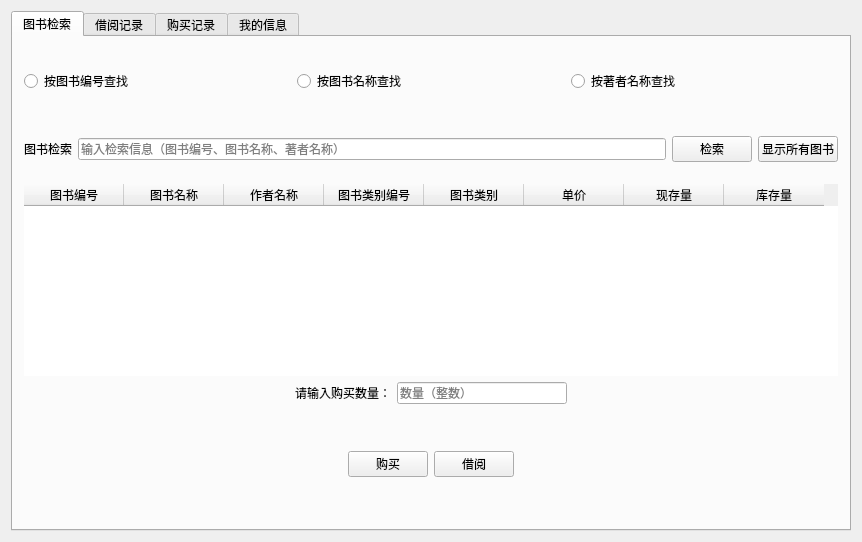
<?xml version="1.0" encoding="UTF-8"?>
<ui version="4.0">
 <class>MainWindow</class>
 <widget class="QMainWindow" name="MainWindow">
  <property name="geometry">
   <rect>
    <x>0</x>
    <y>0</y>
    <width>862</width>
    <height>542</height>
   </rect>
  </property>
  <property name="windowTitle">
   <string>Customer</string>
  </property>
  <property name="windowIcon">
   <iconset resource="myresource.qrc">
    <normaloff>:/MyImages/images/book2.ico</normaloff>:/MyImages/images/book2.ico</iconset>
  </property>
  <widget class="QWidget" name="centralWidget">
   <layout class="QVBoxLayout" name="verticalLayout_11">
    <item>
     <widget class="QTabWidget" name="tabWidget">
      <property name="contextMenuPolicy">
       <enum>Qt::NoContextMenu</enum>
      </property>
      <property name="autoFillBackground">
       <bool>true</bool>
      </property>
      <property name="tabShape">
       <enum>QTabWidget::Rounded</enum>
      </property>
      <property name="currentIndex">
       <number>0</number>
      </property>
      <property name="iconSize">
       <size>
        <width>36</width>
        <height>36</height>
       </size>
      </property>
      <property name="documentMode">
       <bool>false</bool>
      </property>
      <property name="tabBarAutoHide">
       <bool>true</bool>
      </property>
      <widget class="QWidget" name="tab">
       <attribute name="icon">
        <iconset resource="myresource.qrc">
         <normaloff>:/MyImages/images/book.ico</normaloff>:/MyImages/images/book.ico</iconset>
       </attribute>
       <attribute name="title">
        <string>图书检索</string>
       </attribute>
       <attribute name="toolTip">
        <string>图书检索、借阅、购买</string>
       </attribute>
       <layout class="QVBoxLayout" name="verticalLayout_9">
        <item>
         <layout class="QVBoxLayout" name="verticalLayout_8">
          <item>
           <layout class="QHBoxLayout" name="horizontalLayout">
            <property name="spacing">
             <number>6</number>
            </property>
            <property name="topMargin">
             <number>21</number>
            </property>
            <property name="bottomMargin">
             <number>21</number>
            </property>
            <item>
             <widget class="QRadioButton" name="radioButton">
              <property name="text">
               <string>按图书编号查找</string>
              </property>
             </widget>
            </item>
            <item>
             <widget class="QRadioButton" name="radioButton_2">
              <property name="text">
               <string>按图书名称查找</string>
              </property>
             </widget>
            </item>
            <item>
             <widget class="QRadioButton" name="radioButton_3">
              <property name="text">
               <string>按著者名称查找</string>
              </property>
             </widget>
            </item>
           </layout>
          </item>
          <item>
           <layout class="QHBoxLayout" name="horizontalLayout_2">
            <property name="topMargin">
             <number>16</number>
            </property>
            <property name="bottomMargin">
             <number>16</number>
            </property>
            <item>
             <widget class="QLabel" name="label">
              <property name="text">
               <string>图书检索</string>
              </property>
             </widget>
            </item>
            <item>
             <widget class="QLineEdit" name="lineEdit">
              <property name="sizePolicy">
               <sizepolicy hsizetype="Expanding" vsizetype="Fixed">
                <horstretch>0</horstretch>
                <verstretch>0</verstretch>
               </sizepolicy>
              </property>
              <property name="placeholderText">
               <string>输入检索信息（图书编号、图书名称、著者名称）</string>
              </property>
             </widget>
            </item>
            <item>
             <widget class="QPushButton" name="pushButton">
              <property name="text">
               <string>检索</string>
              </property>
              <property name="icon">
               <iconset>
                <normaloff>../build-BookStore-Desktop_Qt_5_8_0_MinGW_32bit-Debug/images/button.ico</normaloff>../build-BookStore-Desktop_Qt_5_8_0_MinGW_32bit-Debug/images/button.ico</iconset>
              </property>
             </widget>
            </item>
            <item>
             <widget class="QPushButton" name="pushButton_2">
              <property name="text">
               <string>显示所有图书</string>
              </property>
             </widget>
            </item>
           </layout>
          </item>
          <item>
           <widget class="QTableWidget" name="tableWidget">
            <property name="frameShape">
             <enum>QFrame::NoFrame</enum>
            </property>
            <property name="frameShadow">
             <enum>QFrame::Sunken</enum>
            </property>
            <property name="lineWidth">
             <number>6</number>
            </property>
            <property name="editTriggers">
             <set>QAbstractItemView::AnyKeyPressed|QAbstractItemView::EditKeyPressed</set>
            </property>
            <property name="dragDropOverwriteMode">
             <bool>true</bool>
            </property>
            <property name="showGrid">
             <bool>true</bool>
            </property>
            <property name="gridStyle">
             <enum>Qt::SolidLine</enum>
            </property>
            <property name="sortingEnabled">
             <bool>true</bool>
            </property>
            <property name="cornerButtonEnabled">
             <bool>true</bool>
            </property>
            <column>
             <property name="text">
              <string>图书编号</string>
             </property>
            </column>
            <column>
             <property name="text">
              <string>图书名称</string>
             </property>
            </column>
            <column>
             <property name="text">
              <string>作者名称</string>
             </property>
            </column>
            <column>
             <property name="text">
              <string>图书类别编号</string>
             </property>
            </column>
            <column>
             <property name="text">
              <string>图书类别</string>
             </property>
            </column>
            <column>
             <property name="text">
              <string>单价</string>
             </property>
            </column>
            <column>
             <property name="text">
              <string>现存量</string>
             </property>
            </column>
            <column>
             <property name="text">
              <string>库存量</string>
             </property>
            </column>
           </widget>
          </item>
          <item>
           <layout class="QHBoxLayout" name="horizontalLayout_9">
            <item>
             <spacer name="horizontalSpacer_11">
              <property name="orientation">
               <enum>Qt::Horizontal</enum>
              </property>
              <property name="sizeHint" stdset="0">
               <size>
                <width>40</width>
                <height>20</height>
               </size>
              </property>
             </spacer>
            </item>
            <item>
             <layout class="QHBoxLayout" name="horizontalLayout_8">
              <item>
               <widget class="QLabel" name="label_35">
                <property name="text">
                 <string>请输入购买数量：</string>
                </property>
               </widget>
              </item>
              <item>
               <widget class="QLineEdit" name="lineEdit_7">
                <property name="placeholderText">
                 <string>数量（整数）</string>
                </property>
               </widget>
              </item>
             </layout>
            </item>
            <item>
             <spacer name="horizontalSpacer_12">
              <property name="orientation">
               <enum>Qt::Horizontal</enum>
              </property>
              <property name="sizeHint" stdset="0">
               <size>
                <width>40</width>
                <height>20</height>
               </size>
              </property>
             </spacer>
            </item>
           </layout>
          </item>
          <item>
           <layout class="QVBoxLayout" name="verticalLayout_2">
            <item>
             <spacer name="verticalSpacer">
              <property name="orientation">
               <enum>Qt::Vertical</enum>
              </property>
              <property name="sizeHint" stdset="0">
               <size>
                <width>20</width>
                <height>40</height>
               </size>
              </property>
             </spacer>
            </item>
            <item>
             <layout class="QHBoxLayout" name="horizontalLayout_6">
              <item>
               <spacer name="horizontalSpacer_7">
                <property name="orientation">
                 <enum>Qt::Horizontal</enum>
                </property>
                <property name="sizeHint" stdset="0">
                 <size>
                  <width>40</width>
                  <height>20</height>
                 </size>
                </property>
               </spacer>
              </item>
              <item>
               <widget class="QPushButton" name="pushButton_3">
                <property name="text">
                 <string>购买</string>
                </property>
               </widget>
              </item>
              <item>
               <widget class="QPushButton" name="pushButton_6">
                <property name="text">
                 <string>借阅</string>
                </property>
               </widget>
              </item>
              <item>
               <spacer name="horizontalSpacer_8">
                <property name="orientation">
                 <enum>Qt::Horizontal</enum>
                </property>
                <property name="sizeHint" stdset="0">
                 <size>
                  <width>40</width>
                  <height>20</height>
                 </size>
                </property>
               </spacer>
              </item>
             </layout>
            </item>
            <item>
             <spacer name="verticalSpacer_2">
              <property name="orientation">
               <enum>Qt::Vertical</enum>
              </property>
              <property name="sizeHint" stdset="0">
               <size>
                <width>20</width>
                <height>40</height>
               </size>
              </property>
             </spacer>
            </item>
           </layout>
          </item>
         </layout>
        </item>
       </layout>
      </widget>
      <widget class="QWidget" name="tab_2">
       <attribute name="icon">
        <iconset resource="myresource.qrc">
         <normaloff>:/MyImages/images/book.ico</normaloff>:/MyImages/images/book.ico</iconset>
       </attribute>
       <attribute name="title">
        <string>借阅记录</string>
       </attribute>
       <attribute name="toolTip">
        <string>借阅记录查询、归还书籍</string>
       </attribute>
       <layout class="QVBoxLayout" name="verticalLayout_10">
        <item>
         <layout class="QVBoxLayout" name="verticalLayout_7">
          <item>
           <widget class="QLabel" name="label_2">
            <property name="sizePolicy">
             <sizepolicy hsizetype="Fixed" vsizetype="Preferred">
              <horstretch>0</horstretch>
              <verstretch>0</verstretch>
             </sizepolicy>
            </property>
            <property name="text">
             <string>已归还记录</string>
            </property>
           </widget>
          </item>
          <item>
           <widget class="QTableWidget" name="tableWidget_2">
            <column>
             <property name="text">
              <string>用户编号</string>
             </property>
            </column>
            <column>
             <property name="text">
              <string>用户名称</string>
             </property>
            </column>
            <column>
             <property name="text">
              <string>用户电话</string>
             </property>
            </column>
            <column>
             <property name="text">
              <string>用户可借额度</string>
             </property>
            </column>
            <column>
             <property name="text">
              <string>图书编号</string>
             </property>
            </column>
            <column>
             <property name="text">
              <string>图书名称</string>
             </property>
            </column>
            <column>
             <property name="text">
              <string>著者名称</string>
             </property>
            </column>
            <column>
             <property name="text">
              <string>借书日期</string>
             </property>
            </column>
            <column>
             <property name="text">
              <string>应还日期</string>
             </property>
            </column>
            <column>
             <property name="text">
              <string>还书状态</string>
             </property>
            </column>
            <column>
             <property name="text">
              <string>记录编号</string>
             </property>
            </column>
           </widget>
          </item>
          <item>
           <widget class="QLabel" name="label_3">
            <property name="sizePolicy">
             <sizepolicy hsizetype="Fixed" vsizetype="Preferred">
              <horstretch>0</horstretch>
              <verstretch>0</verstretch>
             </sizepolicy>
            </property>
            <property name="text">
             <string>未归还记录</string>
            </property>
           </widget>
          </item>
          <item>
           <widget class="QTableWidget" name="tableWidget_3">
            <column>
             <property name="text">
              <string>用户编号</string>
             </property>
            </column>
            <column>
             <property name="text">
              <string>用户名称</string>
             </property>
            </column>
            <column>
             <property name="text">
              <string>用户电话</string>
             </property>
            </column>
            <column>
             <property name="text">
              <string>用户可借额度</string>
             </property>
            </column>
            <column>
             <property name="text">
              <string>图书编号</string>
             </property>
            </column>
            <column>
             <property name="text">
              <string>图书名称</string>
             </property>
            </column>
            <column>
             <property name="text">
              <string>著者名称</string>
             </property>
            </column>
            <column>
             <property name="text">
              <string>借书日期</string>
             </property>
            </column>
            <column>
             <property name="text">
              <string>还书日期</string>
             </property>
            </column>
            <column>
             <property name="text">
              <string>还书状态</string>
             </property>
            </column>
            <column>
             <property name="text">
              <string>记录编号</string>
             </property>
            </column>
           </widget>
          </item>
          <item>
           <layout class="QVBoxLayout" name="verticalLayout_3">
            <item>
             <spacer name="verticalSpacer_4">
              <property name="orientation">
               <enum>Qt::Vertical</enum>
              </property>
              <property name="sizeHint" stdset="0">
               <size>
                <width>20</width>
                <height>40</height>
               </size>
              </property>
             </spacer>
            </item>
            <item>
             <layout class="QHBoxLayout" name="horizontalLayout_7">
              <item>
               <spacer name="horizontalSpacer_9">
                <property name="orientation">
                 <enum>Qt::Horizontal</enum>
                </property>
                <property name="sizeHint" stdset="0">
                 <size>
                  <width>40</width>
                  <height>20</height>
                 </size>
                </property>
               </spacer>
              </item>
              <item>
               <widget class="QPushButton" name="pushButton_4">
                <property name="text">
                 <string>归还</string>
                </property>
               </widget>
              </item>
              <item>
               <spacer name="horizontalSpacer_10">
                <property name="orientation">
                 <enum>Qt::Horizontal</enum>
                </property>
                <property name="sizeHint" stdset="0">
                 <size>
                  <width>40</width>
                  <height>20</height>
                 </size>
                </property>
               </spacer>
              </item>
             </layout>
            </item>
            <item>
             <spacer name="verticalSpacer_3">
              <property name="orientation">
               <enum>Qt::Vertical</enum>
              </property>
              <property name="sizeHint" stdset="0">
               <size>
                <width>20</width>
                <height>40</height>
               </size>
              </property>
             </spacer>
            </item>
           </layout>
          </item>
         </layout>
        </item>
       </layout>
      </widget>
      <widget class="QWidget" name="tab_3">
       <attribute name="icon">
        <iconset resource="myresource.qrc">
         <normaloff>:/MyImages/images/book.ico</normaloff>:/MyImages/images/book.ico</iconset>
       </attribute>
       <attribute name="title">
        <string>购买记录</string>
       </attribute>
       <attribute name="toolTip">
        <string>查看购买记录</string>
       </attribute>
       <layout class="QVBoxLayout" name="verticalLayout_4">
        <item>
         <layout class="QVBoxLayout" name="verticalLayout">
          <item>
           <widget class="QLabel" name="label_4">
            <property name="text">
             <string>购买记录</string>
            </property>
           </widget>
          </item>
          <item>
           <widget class="QTableWidget" name="tableWidget_4">
            <column>
             <property name="text">
              <string>用户编号</string>
             </property>
            </column>
            <column>
             <property name="text">
              <string>用户名称</string>
             </property>
            </column>
            <column>
             <property name="text">
              <string>用户电话</string>
             </property>
            </column>
            <column>
             <property name="text">
              <string>用户购买优惠额度</string>
             </property>
            </column>
            <column>
             <property name="text">
              <string>图书编号</string>
             </property>
            </column>
            <column>
             <property name="text">
              <string>图书名称</string>
             </property>
            </column>
            <column>
             <property name="text">
              <string>图书著者</string>
             </property>
            </column>
            <column>
             <property name="text">
              <string>购买日期</string>
             </property>
            </column>
            <column>
             <property name="text">
              <string>图书单价</string>
             </property>
            </column>
            <column>
             <property name="text">
              <string>购买数量</string>
             </property>
            </column>
            <column>
             <property name="text">
              <string>总价</string>
             </property>
            </column>
            <column>
             <property name="text">
              <string>记录编号</string>
             </property>
            </column>
           </widget>
          </item>
         </layout>
        </item>
       </layout>
      </widget>
      <widget class="QWidget" name="tab_4">
       <attribute name="icon">
        <iconset resource="myresource.qrc">
         <normaloff>:/MyImages/images/man2.ico</normaloff>:/MyImages/images/man2.ico</iconset>
       </attribute>
       <attribute name="title">
        <string>我的信息</string>
       </attribute>
       <attribute name="toolTip">
        <string>查看我的信息</string>
       </attribute>
       <layout class="QVBoxLayout" name="verticalLayout_6">
        <item>
         <layout class="QHBoxLayout" name="horizontalLayout_4">
          <item>
           <spacer name="horizontalSpacer_3">
            <property name="orientation">
             <enum>Qt::Horizontal</enum>
            </property>
            <property name="sizeHint" stdset="0">
             <size>
              <width>40</width>
              <height>20</height>
             </size>
            </property>
           </spacer>
          </item>
          <item>
           <layout class="QVBoxLayout" name="verticalLayout_5">
            <item>
             <layout class="QFormLayout" name="formLayout">
              <property name="labelAlignment">
               <set>Qt::AlignRight|Qt::AlignTrailing|Qt::AlignVCenter</set>
              </property>
              <item row="0" column="0">
               <widget class="QLabel" name="label_5">
                <property name="text">
                 <string>用户编号：</string>
                </property>
               </widget>
              </item>
              <item row="0" column="1">
               <widget class="QLineEdit" name="lineEdit_2">
                <property name="sizePolicy">
                 <sizepolicy hsizetype="Expanding" vsizetype="Fixed">
                  <horstretch>0</horstretch>
                  <verstretch>0</verstretch>
                 </sizepolicy>
                </property>
                <property name="readOnly">
                 <bool>true</bool>
                </property>
               </widget>
              </item>
              <item row="1" column="0">
               <widget class="QLabel" name="label_6">
                <property name="text">
                 <string>用户姓名：</string>
                </property>
               </widget>
              </item>
              <item row="1" column="1">
               <widget class="QLineEdit" name="lineEdit_3">
                <property name="sizePolicy">
                 <sizepolicy hsizetype="Expanding" vsizetype="Fixed">
                  <horstretch>0</horstretch>
                  <verstretch>0</verstretch>
                 </sizepolicy>
                </property>
               </widget>
              </item>
              <item row="2" column="0">
               <widget class="QLabel" name="label_7">
                <property name="text">
                 <string>密码：</string>
                </property>
               </widget>
              </item>
              <item row="2" column="1">
               <widget class="QLineEdit" name="lineEdit_4">
                <property name="sizePolicy">
                 <sizepolicy hsizetype="Expanding" vsizetype="Fixed">
                  <horstretch>0</horstretch>
                  <verstretch>0</verstretch>
                 </sizepolicy>
                </property>
                <property name="echoMode">
                 <enum>QLineEdit::PasswordEchoOnEdit</enum>
                </property>
               </widget>
              </item>
              <item row="3" column="0">
               <widget class="QLabel" name="label_8">
                <property name="text">
                 <string>联系方式：</string>
                </property>
               </widget>
              </item>
              <item row="3" column="1">
               <widget class="QLineEdit" name="lineEdit_5">
                <property name="sizePolicy">
                 <sizepolicy hsizetype="Expanding" vsizetype="Fixed">
                  <horstretch>0</horstretch>
                  <verstretch>0</verstretch>
                 </sizepolicy>
                </property>
               </widget>
              </item>
              <item row="4" column="0">
               <widget class="QLabel" name="label_9">
                <property name="text">
                 <string>会员类型：</string>
                </property>
               </widget>
              </item>
              <item row="4" column="1">
               <widget class="QLineEdit" name="lineEdit_6">
                <property name="sizePolicy">
                 <sizepolicy hsizetype="Expanding" vsizetype="Fixed">
                  <horstretch>0</horstretch>
                  <verstretch>0</verstretch>
                 </sizepolicy>
                </property>
                <property name="readOnly">
                 <bool>true</bool>
                </property>
               </widget>
              </item>
             </layout>
            </item>
            <item>
             <layout class="QHBoxLayout" name="horizontalLayout_3">
              <item>
               <spacer name="horizontalSpacer_2">
                <property name="orientation">
                 <enum>Qt::Horizontal</enum>
                </property>
                <property name="sizeHint" stdset="0">
                 <size>
                  <width>40</width>
                  <height>20</height>
                 </size>
                </property>
               </spacer>
              </item>
              <item>
               <widget class="QPushButton" name="pushButton_5">
                <property name="sizePolicy">
                 <sizepolicy hsizetype="Fixed" vsizetype="Fixed">
                  <horstretch>0</horstretch>
                  <verstretch>0</verstretch>
                 </sizepolicy>
                </property>
                <property name="text">
                 <string>保存</string>
                </property>
               </widget>
              </item>
              <item>
               <spacer name="horizontalSpacer">
                <property name="orientation">
                 <enum>Qt::Horizontal</enum>
                </property>
                <property name="sizeHint" stdset="0">
                 <size>
                  <width>40</width>
                  <height>20</height>
                 </size>
                </property>
               </spacer>
              </item>
             </layout>
            </item>
           </layout>
          </item>
          <item>
           <spacer name="horizontalSpacer_4">
            <property name="orientation">
             <enum>Qt::Horizontal</enum>
            </property>
            <property name="sizeHint" stdset="0">
             <size>
              <width>40</width>
              <height>20</height>
             </size>
            </property>
           </spacer>
          </item>
         </layout>
        </item>
        <item>
         <layout class="QHBoxLayout" name="horizontalLayout_5">
          <item>
           <spacer name="horizontalSpacer_5">
            <property name="orientation">
             <enum>Qt::Horizontal</enum>
            </property>
            <property name="sizeHint" stdset="0">
             <size>
              <width>40</width>
              <height>20</height>
             </size>
            </property>
           </spacer>
          </item>
          <item>
           <layout class="QGridLayout" name="gridLayout">
            <item row="2" column="1">
             <widget class="QLabel" name="label_27">
              <property name="text">
               <string>15</string>
              </property>
             </widget>
            </item>
            <item row="4" column="1">
             <widget class="QLabel" name="label_29">
              <property name="text">
               <string>30</string>
              </property>
             </widget>
            </item>
            <item row="1" column="0">
             <widget class="QLabel" name="label_30">
              <property name="frameShape">
               <enum>QFrame::Box</enum>
              </property>
              <property name="text">
               <string>VIP0</string>
              </property>
             </widget>
            </item>
            <item row="3" column="1">
             <widget class="QLabel" name="label_28">
              <property name="text">
               <string>25</string>
              </property>
             </widget>
            </item>
            <item row="1" column="1">
             <widget class="QLabel" name="label_31">
              <property name="layoutDirection">
               <enum>Qt::LeftToRight</enum>
              </property>
              <property name="frameShape">
               <enum>QFrame::NoFrame</enum>
              </property>
              <property name="frameShadow">
               <enum>QFrame::Plain</enum>
              </property>
              <property name="midLineWidth">
               <number>-2</number>
              </property>
              <property name="text">
               <string>0</string>
              </property>
             </widget>
            </item>
            <item row="1" column="2">
             <widget class="QLabel" name="label_32">
              <property name="text">
               <string>0</string>
              </property>
             </widget>
            </item>
            <item row="1" column="3">
             <widget class="QLabel" name="label_33">
              <property name="text">
               <string>0.98</string>
              </property>
             </widget>
            </item>
            <item row="0" column="2">
             <widget class="QLabel" name="label_11">
              <property name="frameShape">
               <enum>QFrame::Box</enum>
              </property>
              <property name="text">
               <string>可借数量</string>
              </property>
             </widget>
            </item>
            <item row="3" column="0">
             <widget class="QLabel" name="label_16">
              <property name="frameShape">
               <enum>QFrame::Box</enum>
              </property>
              <property name="text">
               <string>VIP2</string>
              </property>
             </widget>
            </item>
            <item row="2" column="3">
             <widget class="QLabel" name="label_15">
              <property name="text">
               <string>0.95</string>
              </property>
             </widget>
            </item>
            <item row="3" column="3">
             <widget class="QLabel" name="label_20">
              <property name="text">
               <string>0.90</string>
              </property>
             </widget>
            </item>
            <item row="2" column="2">
             <widget class="QLabel" name="label_14">
              <property name="text">
               <string>2</string>
              </property>
             </widget>
            </item>
            <item row="4" column="0">
             <widget class="QLabel" name="label_22">
              <property name="frameShape">
               <enum>QFrame::Box</enum>
              </property>
              <property name="lineWidth">
               <number>1</number>
              </property>
              <property name="text">
               <string>VIP3</string>
              </property>
             </widget>
            </item>
            <item row="4" column="3">
             <widget class="QLabel" name="label_24">
              <property name="text">
               <string>0.85</string>
              </property>
             </widget>
            </item>
            <item row="3" column="2">
             <widget class="QLabel" name="label_19">
              <property name="text">
               <string>4</string>
              </property>
             </widget>
            </item>
            <item row="0" column="3">
             <widget class="QLabel" name="label_12">
              <property name="frameShape">
               <enum>QFrame::Box</enum>
              </property>
              <property name="text">
               <string>购买优惠</string>
              </property>
             </widget>
            </item>
            <item row="2" column="0">
             <widget class="QLabel" name="label_13">
              <property name="frameShape">
               <enum>QFrame::Box</enum>
              </property>
              <property name="text">
               <string>VIP1</string>
              </property>
             </widget>
            </item>
            <item row="0" column="0">
             <widget class="QLabel" name="label_10">
              <property name="frameShape">
               <enum>QFrame::Box</enum>
              </property>
              <property name="text">
               <string/>
              </property>
              <property name="pixmap">
               <pixmap>../build-BookStore-Desktop_Qt_5_8_0_MinGW_32bit-Debug/images/man.ico</pixmap>
              </property>
             </widget>
            </item>
            <item row="4" column="2">
             <widget class="QLabel" name="label_23">
              <property name="text">
               <string>6</string>
              </property>
             </widget>
            </item>
            <item row="0" column="1">
             <widget class="QLabel" name="label_26">
              <property name="frameShape">
               <enum>QFrame::Box</enum>
              </property>
              <property name="text">
               <string>可借天数</string>
              </property>
             </widget>
            </item>
            <item row="0" column="4">
             <widget class="QLabel" name="label_17">
              <property name="frameShape">
               <enum>QFrame::Box</enum>
              </property>
              <property name="text">
               <string>会员金额</string>
              </property>
             </widget>
            </item>
            <item row="1" column="4">
             <widget class="QLabel" name="label_18">
              <property name="text">
               <string>0</string>
              </property>
             </widget>
            </item>
            <item row="2" column="4">
             <widget class="QLabel" name="label_21">
              <property name="text">
               <string>50</string>
              </property>
             </widget>
            </item>
            <item row="3" column="4">
             <widget class="QLabel" name="label_25">
              <property name="text">
               <string>100</string>
              </property>
             </widget>
            </item>
            <item row="4" column="4">
             <widget class="QLabel" name="label_34">
              <property name="text">
               <string>150</string>
              </property>
             </widget>
            </item>
           </layout>
          </item>
          <item>
           <spacer name="horizontalSpacer_6">
            <property name="orientation">
             <enum>Qt::Horizontal</enum>
            </property>
            <property name="sizeHint" stdset="0">
             <size>
              <width>40</width>
              <height>20</height>
             </size>
            </property>
           </spacer>
          </item>
         </layout>
        </item>
       </layout>
      </widget>
     </widget>
    </item>
   </layout>
  </widget>
 </widget>
 <layoutdefault spacing="6" margin="11"/>
 <resources>
  <include location="myresource.qrc"/>
 </resources>
 <connections/>
</ui>
